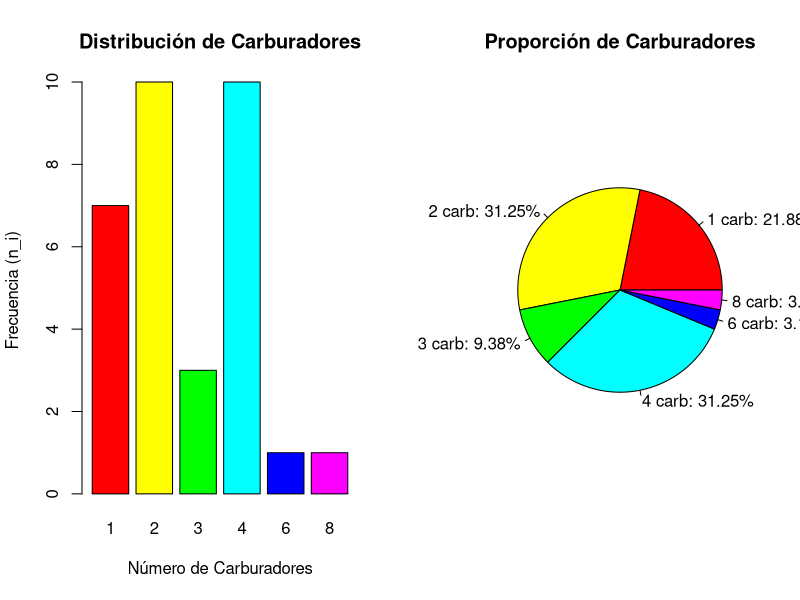

This figure's R source:
## ---- chunk 1
#| echo: false
setwd("~/Documents/Cursos/Laboratorio")

## ---- chunk 2
#| echo: true
data(mtcars)
datos_carb <- mtcars$carb
## ---- chunk 3
#| echo: true
datos_carb
## ---- chunk 4
#| echo: true
ni <- table(datos_carb) # Frecuencia absoluta
Ni <- cumsum(ni)    # Frecuencia absoluta acumulada
fi <- prop.table(ni) # Frecuencia relativa
Fi <- cumsum(fi) # Frecuencia relativa acumulada
## ---- chunk 5
#| echo: true
tabla_frecuencias <- data.frame(
  Carburadores = names(ni),
  ni = as.vector(ni),
  Ni = as.vector(Ni),
  fi = round(as.vector(fi), 4),
  Fi = round(as.vector(Fi), 4),
  Porcentaje = paste0(round(as.vector(fi) * 100, 2), "%") )
print(tabla_frecuencias)
## ---- chunk 6
#| echo: false
par(mfrow=c(1,2)) #Para ver dos gráficos lado a lado
# Gráfico de Barras
barplot(ni, col=rainbow(6), 
        main="Distribución de Carburadores",
        xlab="Número de Carburadores", 
        ylab="Frecuencia (n_i)")
# Gráfico circular 
pie(ni, labels = paste0(names(ni), " carb: ", tabla_frecuencias$Porcentaje),
    col=rainbow(6), main="Proporción de Carburadores") 
## ---- chunk 7
#| echo: false
library(knitr)
library(kableExtra)
# Creamos la tabla con estilo
tabla_frecuencias %>% kbl(caption = "Tabla de Frecuencias con Resaltado de Análisis", align = "c") %>% kable_styling(bootstrap_options = c("striped", "hover", "condensed")) %>% row_spec(c(2, 4), bold = TRUE, color = "white", background = "#F46D2A")
